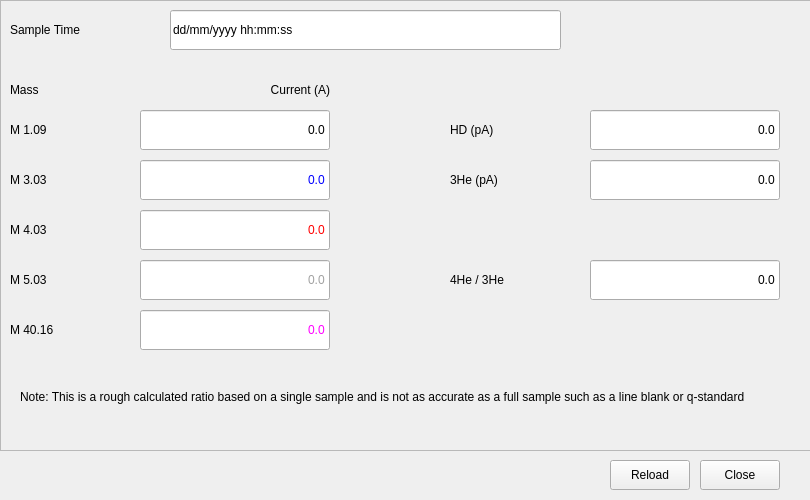
<?xml version="1.0" encoding="UTF-8"?>
<ui version="4.0">
 <author>Gary Twinn gary@twinn.net</author>
 <class>dialogQuadViewer</class>
 <widget class="QDialog" name="dialogQuadViewer">
  <property name="windowModality">
   <enum>Qt::ApplicationModal</enum>
  </property>
  <property name="enabled">
   <bool>true</bool>
  </property>
  <property name="geometry">
   <rect>
    <x>0</x>
    <y>0</y>
    <width>810</width>
    <height>500</height>
   </rect>
  </property>
  <property name="minimumSize">
   <size>
    <width>810</width>
    <height>500</height>
   </size>
  </property>
  <property name="maximumSize">
   <size>
    <width>810</width>
    <height>500</height>
   </size>
  </property>
  <property name="windowTitle">
   <string>Quad Viewer</string>
  </property>
  <property name="windowIcon">
   <iconset resource="main.qrc">
    <normaloff>:/main/iconGTRun.svg</normaloff>:/main/iconGTRun.svg</iconset>
  </property>
  <property name="styleSheet">
   <string notr="true">font: 10pt &quot;Segoe UI&quot;;</string>
  </property>
  <widget class="QFrame" name="frame">
   <property name="geometry">
    <rect>
     <x>0</x>
     <y>0</y>
     <width>811</width>
     <height>451</height>
    </rect>
   </property>
   <property name="styleSheet">
    <string notr="true">font: 14pt &quot;Segoe UI&quot;;</string>
   </property>
   <property name="frameShape">
    <enum>QFrame::StyledPanel</enum>
   </property>
   <property name="frameShadow">
    <enum>QFrame::Raised</enum>
   </property>
   <widget class="QLabel" name="label_1">
    <property name="geometry">
     <rect>
      <x>10</x>
      <y>10</y>
      <width>141</width>
      <height>40</height>
     </rect>
    </property>
    <property name="text">
     <string>Sample Time</string>
    </property>
    <property name="scaledContents">
     <bool>true</bool>
    </property>
   </widget>
   <widget class="QLabel" name="label_2">
    <property name="geometry">
     <rect>
      <x>10</x>
      <y>110</y>
      <width>91</width>
      <height>40</height>
     </rect>
    </property>
    <property name="text">
     <string>M 1.09</string>
    </property>
    <property name="scaledContents">
     <bool>true</bool>
    </property>
    <property name="alignment">
     <set>Qt::AlignLeading|Qt::AlignLeft|Qt::AlignVCenter</set>
    </property>
   </widget>
   <widget class="QLabel" name="label_3">
    <property name="geometry">
     <rect>
      <x>10</x>
      <y>160</y>
      <width>91</width>
      <height>40</height>
     </rect>
    </property>
    <property name="text">
     <string>M 3.03</string>
    </property>
    <property name="scaledContents">
     <bool>true</bool>
    </property>
    <property name="alignment">
     <set>Qt::AlignLeading|Qt::AlignLeft|Qt::AlignVCenter</set>
    </property>
   </widget>
   <widget class="QLabel" name="label_4">
    <property name="geometry">
     <rect>
      <x>10</x>
      <y>210</y>
      <width>91</width>
      <height>40</height>
     </rect>
    </property>
    <property name="text">
     <string>M 4.03</string>
    </property>
    <property name="scaledContents">
     <bool>true</bool>
    </property>
    <property name="alignment">
     <set>Qt::AlignLeading|Qt::AlignLeft|Qt::AlignVCenter</set>
    </property>
   </widget>
   <widget class="QLabel" name="label_5">
    <property name="geometry">
     <rect>
      <x>10</x>
      <y>260</y>
      <width>91</width>
      <height>40</height>
     </rect>
    </property>
    <property name="text">
     <string>M 5.03</string>
    </property>
    <property name="scaledContents">
     <bool>true</bool>
    </property>
    <property name="alignment">
     <set>Qt::AlignLeading|Qt::AlignLeft|Qt::AlignVCenter</set>
    </property>
   </widget>
   <widget class="QLabel" name="label_7">
    <property name="geometry">
     <rect>
      <x>10</x>
      <y>310</y>
      <width>101</width>
      <height>40</height>
     </rect>
    </property>
    <property name="text">
     <string>M 40.16</string>
    </property>
    <property name="scaledContents">
     <bool>true</bool>
    </property>
    <property name="alignment">
     <set>Qt::AlignLeading|Qt::AlignLeft|Qt::AlignVCenter</set>
    </property>
   </widget>
   <widget class="QLineEdit" name="lineM1">
    <property name="geometry">
     <rect>
      <x>140</x>
      <y>110</y>
      <width>190</width>
      <height>40</height>
     </rect>
    </property>
    <property name="styleSheet">
     <string notr="true">color: rgb(0, 0, 0);</string>
    </property>
    <property name="text">
     <string>0.0</string>
    </property>
    <property name="alignment">
     <set>Qt::AlignRight|Qt::AlignTrailing|Qt::AlignVCenter</set>
    </property>
   </widget>
   <widget class="QLineEdit" name="lineM3">
    <property name="geometry">
     <rect>
      <x>140</x>
      <y>160</y>
      <width>190</width>
      <height>40</height>
     </rect>
    </property>
    <property name="styleSheet">
     <string notr="true">color: rgb(0, 0, 255);</string>
    </property>
    <property name="text">
     <string>0.0</string>
    </property>
    <property name="alignment">
     <set>Qt::AlignRight|Qt::AlignTrailing|Qt::AlignVCenter</set>
    </property>
   </widget>
   <widget class="QLineEdit" name="lineM4">
    <property name="geometry">
     <rect>
      <x>140</x>
      <y>210</y>
      <width>190</width>
      <height>40</height>
     </rect>
    </property>
    <property name="styleSheet">
     <string notr="true">color: rgb(255, 0, 0);</string>
    </property>
    <property name="text">
     <string>0.0</string>
    </property>
    <property name="alignment">
     <set>Qt::AlignRight|Qt::AlignTrailing|Qt::AlignVCenter</set>
    </property>
   </widget>
   <widget class="QLineEdit" name="lineM5">
    <property name="geometry">
     <rect>
      <x>140</x>
      <y>260</y>
      <width>190</width>
      <height>40</height>
     </rect>
    </property>
    <property name="styleSheet">
     <string notr="true">color: rgb(161, 161, 161);</string>
    </property>
    <property name="text">
     <string>0.0</string>
    </property>
    <property name="alignment">
     <set>Qt::AlignRight|Qt::AlignTrailing|Qt::AlignVCenter</set>
    </property>
   </widget>
   <widget class="QLineEdit" name="lineM40">
    <property name="geometry">
     <rect>
      <x>140</x>
      <y>310</y>
      <width>190</width>
      <height>40</height>
     </rect>
    </property>
    <property name="styleSheet">
     <string notr="true">color: rgb(255, 0, 255);</string>
    </property>
    <property name="text">
     <string>0.0</string>
    </property>
    <property name="alignment">
     <set>Qt::AlignRight|Qt::AlignTrailing|Qt::AlignVCenter</set>
    </property>
   </widget>
   <widget class="QLineEdit" name="lineDateTime">
    <property name="geometry">
     <rect>
      <x>170</x>
      <y>10</y>
      <width>391</width>
      <height>40</height>
     </rect>
    </property>
    <property name="text">
     <string>dd/mm/yyyy hh:mm:ss</string>
    </property>
    <property name="alignment">
     <set>Qt::AlignLeading|Qt::AlignLeft|Qt::AlignVCenter</set>
    </property>
   </widget>
   <widget class="QLabel" name="label">
    <property name="geometry">
     <rect>
      <x>140</x>
      <y>70</y>
      <width>190</width>
      <height>40</height>
     </rect>
    </property>
    <property name="text">
     <string>Current (A)</string>
    </property>
    <property name="scaledContents">
     <bool>true</bool>
    </property>
    <property name="alignment">
     <set>Qt::AlignRight|Qt::AlignTrailing|Qt::AlignVCenter</set>
    </property>
   </widget>
   <widget class="QLabel" name="label_6">
    <property name="geometry">
     <rect>
      <x>10</x>
      <y>70</y>
      <width>161</width>
      <height>40</height>
     </rect>
    </property>
    <property name="text">
     <string>Mass</string>
    </property>
    <property name="scaledContents">
     <bool>true</bool>
    </property>
   </widget>
   <widget class="QLabel" name="label_8">
    <property name="geometry">
     <rect>
      <x>450</x>
      <y>260</y>
      <width>130</width>
      <height>40</height>
     </rect>
    </property>
    <property name="text">
     <string>4He / 3He</string>
    </property>
    <property name="scaledContents">
     <bool>true</bool>
    </property>
    <property name="alignment">
     <set>Qt::AlignLeading|Qt::AlignLeft|Qt::AlignVCenter</set>
    </property>
   </widget>
   <widget class="QLineEdit" name="line4He">
    <property name="geometry">
     <rect>
      <x>590</x>
      <y>260</y>
      <width>190</width>
      <height>40</height>
     </rect>
    </property>
    <property name="styleSheet">
     <string notr="true">color: rgb(0, 0, 0);</string>
    </property>
    <property name="text">
     <string>0.0</string>
    </property>
    <property name="alignment">
     <set>Qt::AlignRight|Qt::AlignTrailing|Qt::AlignVCenter</set>
    </property>
   </widget>
   <widget class="QLabel" name="label_9">
    <property name="geometry">
     <rect>
      <x>20</x>
      <y>390</y>
      <width>771</width>
      <height>51</height>
     </rect>
    </property>
    <property name="styleSheet">
     <string notr="true">font: 11pt &quot;Segoe UI&quot;;</string>
    </property>
    <property name="text">
     <string>Note: This is a rough calculated ratio based on a single sample and is not as accurate as a full sample such as a line blank or q-standard</string>
    </property>
    <property name="scaledContents">
     <bool>true</bool>
    </property>
    <property name="alignment">
     <set>Qt::AlignLeading|Qt::AlignLeft|Qt::AlignTop</set>
    </property>
    <property name="wordWrap">
     <bool>true</bool>
    </property>
   </widget>
   <widget class="QLabel" name="label_10">
    <property name="geometry">
     <rect>
      <x>450</x>
      <y>110</y>
      <width>130</width>
      <height>40</height>
     </rect>
    </property>
    <property name="text">
     <string>HD (pA)</string>
    </property>
    <property name="scaledContents">
     <bool>true</bool>
    </property>
    <property name="alignment">
     <set>Qt::AlignLeading|Qt::AlignLeft|Qt::AlignVCenter</set>
    </property>
   </widget>
   <widget class="QLineEdit" name="lineHD">
    <property name="geometry">
     <rect>
      <x>590</x>
      <y>110</y>
      <width>190</width>
      <height>40</height>
     </rect>
    </property>
    <property name="styleSheet">
     <string notr="true">color: rgb(0, 0, 0);</string>
    </property>
    <property name="text">
     <string>0.0</string>
    </property>
    <property name="alignment">
     <set>Qt::AlignRight|Qt::AlignTrailing|Qt::AlignVCenter</set>
    </property>
   </widget>
   <widget class="QLineEdit" name="line3He">
    <property name="geometry">
     <rect>
      <x>590</x>
      <y>160</y>
      <width>190</width>
      <height>40</height>
     </rect>
    </property>
    <property name="styleSheet">
     <string notr="true">color: rgb(0, 0, 0);</string>
    </property>
    <property name="text">
     <string>0.0</string>
    </property>
    <property name="alignment">
     <set>Qt::AlignRight|Qt::AlignTrailing|Qt::AlignVCenter</set>
    </property>
   </widget>
   <widget class="QLabel" name="label_11">
    <property name="geometry">
     <rect>
      <x>450</x>
      <y>160</y>
      <width>130</width>
      <height>40</height>
     </rect>
    </property>
    <property name="text">
     <string>3He (pA)</string>
    </property>
    <property name="scaledContents">
     <bool>true</bool>
    </property>
    <property name="alignment">
     <set>Qt::AlignLeading|Qt::AlignLeft|Qt::AlignVCenter</set>
    </property>
   </widget>
  </widget>
  <widget class="QPushButton" name="btnReload">
   <property name="geometry">
    <rect>
     <x>610</x>
     <y>460</y>
     <width>80</width>
     <height>30</height>
    </rect>
   </property>
   <property name="sizePolicy">
    <sizepolicy hsizetype="Minimum" vsizetype="Preferred">
     <horstretch>0</horstretch>
     <verstretch>0</verstretch>
    </sizepolicy>
   </property>
   <property name="text">
    <string>Reload</string>
   </property>
   <property name="autoDefault">
    <bool>false</bool>
   </property>
   <property name="default">
    <bool>false</bool>
   </property>
  </widget>
  <widget class="QPushButton" name="btnClose">
   <property name="geometry">
    <rect>
     <x>700</x>
     <y>460</y>
     <width>80</width>
     <height>30</height>
    </rect>
   </property>
   <property name="text">
    <string>Close</string>
   </property>
   <property name="autoDefault">
    <bool>false</bool>
   </property>
   <property name="default">
    <bool>false</bool>
   </property>
  </widget>
 </widget>
 <tabstops>
  <tabstop>btnClose</tabstop>
 </tabstops>
 <resources>
  <include location="main.qrc"/>
 </resources>
 <connections/>
</ui>
